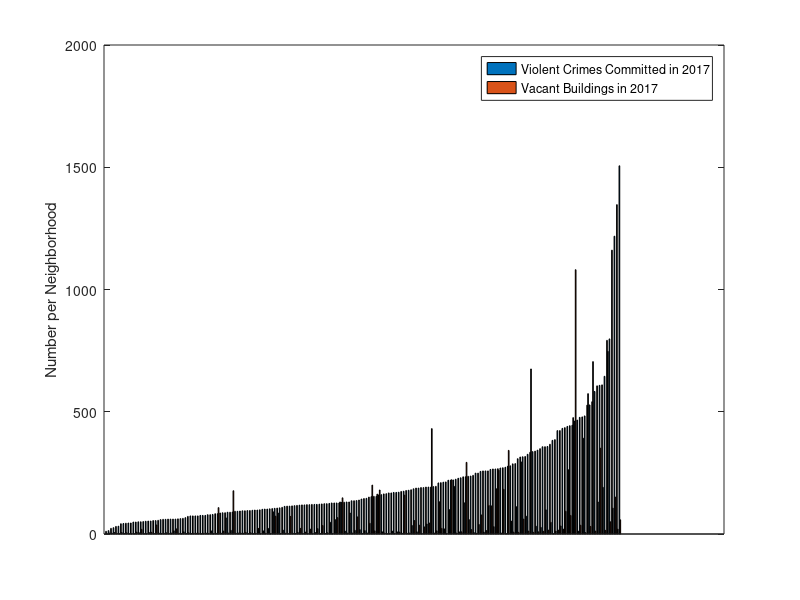

Source code (MATLAB):
load Project

% creating bar graph
figure('name','Bar');
bardata = [tab_neighc(:,2),tab_neighv(:,2)];
bardata = cell2mat(bardata);
bardata = sortrows(bardata);    %sorting numerically
bar(bardata);
xticks([]);
legend('Violent Crimes Committed in 2017','Vacant Buildings in 2017');
ylabel('Number per Neighborhood');